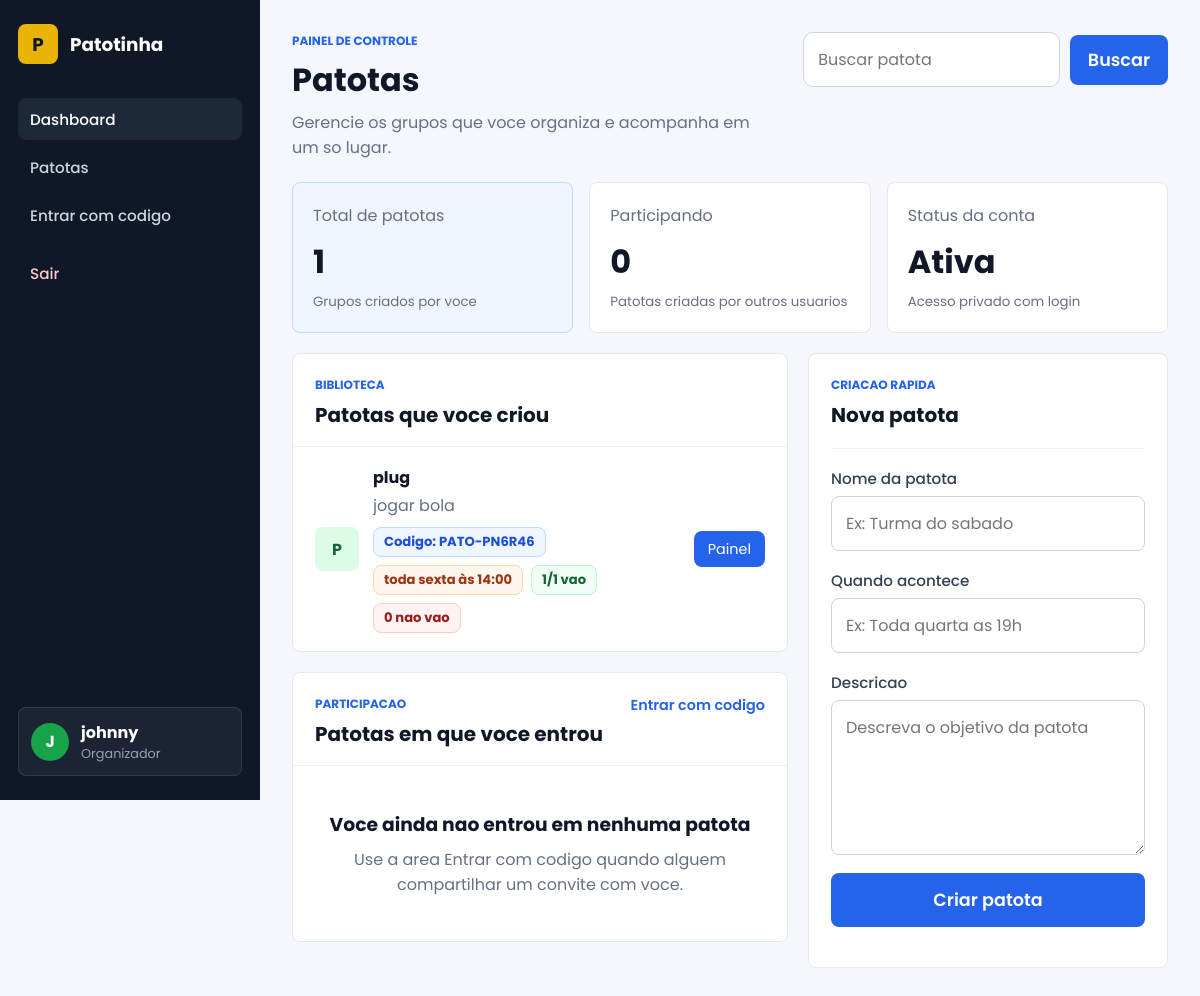
The app's page /patotas (signed in) with its own data.
### app.py (models this page shows)
class Usuario(Base):
    __tablename__ = "usuarios"
    id = Column(Integer, primary_key=True)
    usuario = Column(String(80), unique=True, nullable=False)
    email = Column(String(120), unique=True, nullable=False)
    senha_hash = Column(String(255), nullable=False)
    patotas = relationship("Patota", back_populates="criador")
    participacoes = relationship("MembroPatota", back_populates="usuario")

class Patota(Base):
    __tablename__ = "patotas"
    id = Column(Integer, primary_key=True)
    nome = Column(String(100), nullable=False)
    descricao = Column(Text, nullable=False)
    quando_acontece = Column(String(120), nullable=True)
    codigo_convite = Column(String(20), unique=True, nullable=False)
    criador_id = Column(Integer, ForeignKey("usuarios.id"), nullable=False)
    criador = relationship("Usuario", back_populates="patotas")
    membros = relationship("MembroPatota", back_populates="patota")

### app.py (the view, shortened to what this page needs)
@app.route("/patotas", methods=["GET", "POST"])
def patotas():
    usuario = usuario_logado()
    if not usuario:
        flash("Entre na sua conta para acessar suas patotas.", "erro")
        return redirect(url_for("login"))
    form = PatotaForm()
    db = SessionLocal()
    busca = request.args.get("q", "").strip()
    consulta = select(Patota).where(Patota.criador_id == usuario.id)
    if busca:
        termo = f"%{busca}%"
        consulta = consulta.where(
            (Patota.nome.ilike(termo)) | (Patota.descricao.ilike(termo))
        )
    lista_patotas = db.scalars(consulta.order_by(Patota.id.desc())).all()
    participacoes = db.scalars(
        select(MembroPatota)
        .where(MembroPatota.usuario_id == usuario.id)
        .join(Patota)
        .order_by(Patota.id.desc())
    ).all()
    presencas_por_patota = {
        patota.id: resumo_presencas(patota.membros)
        for patota in lista_patotas
    }
    total_patotas = len(usuario.patotas)
    return render_template(
        "patotas.html",
        busca=busca,
        form=form,
        participacoes=participacoes,
        patotas=lista_patotas,
        presencas_por_patota=presencas_por_patota,
        total_patotas=total_patotas,
        total_participando=len(participacoes),
        usuario=usuario,
    )

### app.py
class PatotaForm(FlaskForm):
    nome = StringField("Nome da patota", validators=[DataRequired(), Length(min=3, max=100)])
    quando_acontece = StringField(
        "Quando acontece",
        validators=[DataRequired(), Length(min=3, max=120)],
    )
    descricao = TextAreaField("Descricao", validators=[DataRequired(), Length(min=10)])
    submit = SubmitField("Criar patota")

### app.py (called while the page is built)
def status_presenca(participacao):
    if participacao.resposta_presenca in {"vai", "nao_vai"}:
        return participacao.resposta_presenca
    if participacao.presenca_confirmada:
        return "vai"
    return "sem_resposta"

def resumo_presencas(membros):
    resumo = {"vai": 0, "nao_vai": 0, "sem_resposta": 0, "total": len(membros)}
    for membro in membros:
        resumo[status_presenca(membro)] += 1
    return resumo

@app.teardown_appcontext
def remove_session(exception=None):
    SessionLocal.remove()

def usuario_logado():
    usuario_id = session.get("usuario_id")
    if not usuario_id:
        return None
    db = SessionLocal()
    return db.get(Usuario, usuario_id)

### templates/patotas.html (shortened to what this page needs)
<!DOCTYPE html>
<html lang="pt-br">
<head>
    <link rel="stylesheet" href="{{ url_for('static', filename='css/style.css') }}">
</head>
<body class="dashboard-body">
<div class="dashboard-shell">
    <aside class="sidebar">
        <a href="{{ url_for('home') }}" class="brand">
            <span class="brand-mark">P</span>
            <span>Patotinha</span>
        </a>
        <nav class="sidebar-nav" aria-label="Menu principal">
            <a href="{{ url_for('patotas') }}" class="nav-item ativo">
                <span>Dashboard</span>
            </a>
            <a href="{{ url_for('patotas') }}" class="nav-item">
                <span>Patotas</span>
            </a>
            <a href="{{ url_for('explorar') }}" class="nav-item">
                <span>Entrar com codigo</span>
            </a>
            <a href="{{ url_for('logout') }}" class="nav-item sair">
                <span>Sair</span>
            </a>
        </nav>
        <div class="sidebar-user">
            <span class="avatar">{{ usuario.usuario[0]|upper }}</span>
            <div>
                <strong>{{ usuario.usuario }}</strong>
                <small>Organizador</small>
            </div>
        </div>
    </aside>
    <main class="dashboard-main">
        <section class="dashboard-topbar">
            <div>
                <span class="eyebrow">Painel de controle</span>
                <h1>Patotas</h1>
                <p>Gerencie os grupos que voce organiza e acompanha em um so lugar.</p>
            </div>
            <form method="get" action="{{ url_for('patotas') }}" class="search-form">
                <input type="search" name="q" value="{{ busca }}" placeholder="Buscar patota">
                <button type="submit">Buscar</button>
            </form>
        </section>
        <section class="metric-grid">
            <article class="metric-card destaque">
                <span>Total de patotas</span>
                <strong>{{ total_patotas }}</strong>
                <small>Grupos criados por voce</small>
            </article>
            <article class="metric-card">
                <span>Participando</span>
                <strong>{{ total_participando }}</strong>
                <small>Patotas criadas por outros usuarios</small>
            </article>
            <article class="metric-card">
                <span>Status da conta</span>
                <strong>Ativa</strong>
                <small>Acesso privado com login</small>
            </article>
        </section>
        <section class="dashboard-grid">
            <div class="content-stack">
                <section class="workspace-panel">
                    <div class="section-heading">
                        <div>
                            <span class="eyebrow">Biblioteca</span>
                            <h2>Patotas que voce criou</h2>
                        </div>
                    </div>
                    <div class="patota-list">
                        {% if patotas %}
                            {% for patota in patotas %}
                                <article class="patota-row">
                                    <div class="patota-icon">{{ patota.nome[0]|upper }}</div>
                                    <div class="patota-info">
                                        <h3>{{ patota.nome }}</h3>
                                        <p>{{ patota.descricao }}</p>
                                        <div class="patota-meta">
                                            <span class="invite-code">Codigo: {{ patota.codigo_convite }}</span>
                                            <span class="schedule-pill">
                                                {{ patota.quando_acontece or "Rotina a combinar" }}
                                            </span>
                                            {% set presencas = presencas_por_patota[patota.id] %}
                                            <span class="presence-pill">
                                                {{ presencas.vai }}/{{ presencas.total }} vao
                                            </span>
                                            <span class="presence-pill declined">
                                                {{ presencas.nao_vai }} nao vao
                                            </span>
                                        </div>
                                    </div>
                                    <div class="patota-actions">
                                        <a href="{{ url_for('painel_patota', patota_id=patota.id) }}" class="btn-small btn-link-small">Painel</a>
                                    </div>
                                </article>
                            {% endfor %}
                        {% else %}
                            <div class="empty-state">
                                <h3>Nenhuma patota encontrada</h3>
                                <p>{% if busca %}Tente buscar por outro termo ou limpe a busca.{% else %}Crie sua primeira patota usando o painel ao lado.{% endif %}</p>
                            </div>
                        {% endif %}
                    </div>
                </section>
                <section class="workspace-panel">
                    <div class="section-heading">
                        <div>
                            <span class="eyebrow">Participacao</span>
                            <h2>Patotas em que voce entrou</h2>
                        </div>
                        <a href="{{ url_for('explorar') }}" class="limpar-busca">Entrar com codigo</a>
                    </div>
                    <div class="patota-list">
                        {% if participacoes %}
                            {% for participacao in participacoes %}
                                {% set patota = participacao.patota %}
                                <article class="patota-row">
                                    <div class="patota-icon membro">{{ patota.nome[0]|upper }}</div>
                                    <div class="patota-info">
                                        <h3>{{ patota.nome }}</h3>
                                        <p>{{ patota.descricao }}</p>
                                        <div class="patota-meta">
                                            <span class="schedule-pill">
                                                {{ patota.quando_acontece or "Rotina a combinar" }}
                                            </span>
                                            {% if participacao.resposta_presenca == "vai" or participacao.presenca_confirmada %}
                                                <span class="presence-pill confirmed">Vou</span>
                                            {% elif participacao.resposta_presenca == "nao_vai" %}
                                                <span class="presence-pill declined">Nao vou</span>
                                            {% else %}
                                                <span class="presence-pill pending">Aguardando confirmacao</span>
                                            {% endif %}
                                        </div>
                                    </div>
                                    <div class="patota-actions">
                                        <form method="post" action="{{ url_for('atualizar_presenca', patota_id=patota.id) }}" class="inline-form">
                                            <input type="hidden" name="presenca" value="vai">
                                            <button type="submit" class="btn-small">Vou</button>
                                        </form>
                                        <form method="post" action="{{ url_for('atualizar_presenca', patota_id=patota.id) }}" class="inline-form">
                                            <input type="hidden" name="presenca" value="nao_vai">
                                            <button type="submit" class="btn-small btn-danger-soft">Nao vou</button>
                                        </form>
                                        <form method="post" action="{{ url_for('atualizar_presenca', patota_id=patota.id) }}" class="inline-form">
                                            <input type="hidden" name="presenca" value="sem_resposta">
                                            <button type="submit" class="btn-small btn-muted">Limpar</button>
                                        </form>
                                        <a href="{{ url_for('painel_patota', patota_id=patota.id) }}" class="btn-small btn-link-small">Painel</a>
                                        <form method="post" action="{{ url_for('sair_patota', patota_id=patota.id) }}" class="inline-form">
                                            <button type="submit" class="btn-small btn-muted">Sair</button>
                                        </form>
                                    </div>
                                </article>
                            {% endfor %}
                        {% else %}
                            <div class="empty-state">
                                <h3>Voce ainda nao entrou em nenhuma patota</h3>
                                <p>Use a area Entrar com codigo quando alguem compartilhar um convite com voce.</p>
                            </div>
                        {% endif %}
                    </div>
                </section>
            </div>
            <aside class="create-panel">
                <div class="section-heading">
                    <div>
                        <span class="eyebrow">Criacao rapida</span>
                        <h2>Nova patota</h2>
                    </div>
                </div>
                <form method="post" class="form-patota dashboard-form">
                    {{ form.nome.label }}
                    {{ form.nome(placeholder="Ex: Turma do sabado") }}
                    {{ form.quando_acontece.label }}
                    {{ form.quando_acontece(placeholder="Ex: Toda quarta as 19h") }}
                    {{ form.descricao.label }}
                    {{ form.descricao(rows=5, placeholder="Descreva o objetivo da patota") }}
                    {{ form.submit() }}
                </form>
            </aside>
        </section>
    </main>
</div>
</body>
</html>

### records on screen
Usuario: usuario "J", usuario "johnny"
Patota: nome "P", nome "plug", descricao "jogar bola", codigo_convite "PATO-PN6R46", quando_acontece "toda sexta às 14:00", vai "1", total "1", nao_vai "0"

### other values on screen
{{ total_patotas }} "1"
{{ total_participando }} "0"
